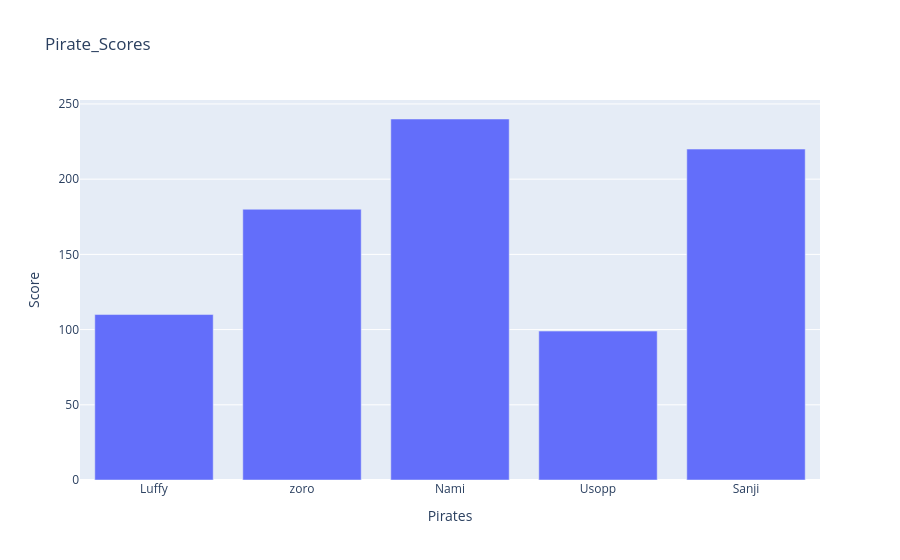

Notebook code for this chart:
### Code cell
graph = go.Figure()
graph.add_trace(go.Bar(x=x1, y=y1))

graph.update_layout(
    title="Pirate_Scores",
    xaxis_title="Pirates", 
    yaxis_title="Score"
)

### Figure 1 — Plotly figure (JSON) as saved in the notebook; plotly's stock layout.template omitted (floating-point values rounded to 4 significant figures)
{"data": [{"type": "bar", "x": ["Luffy", "zoro", "Nami", "Usopp", "Sanji"], "y": [110, 180, 240, 99, 220]}], "layout": {"title": {"text": "Pirate_Scores"}, "xaxis": {"title": {"text": "Pirates"}}, "yaxis": {"title": {"text": "Score"}}}}
